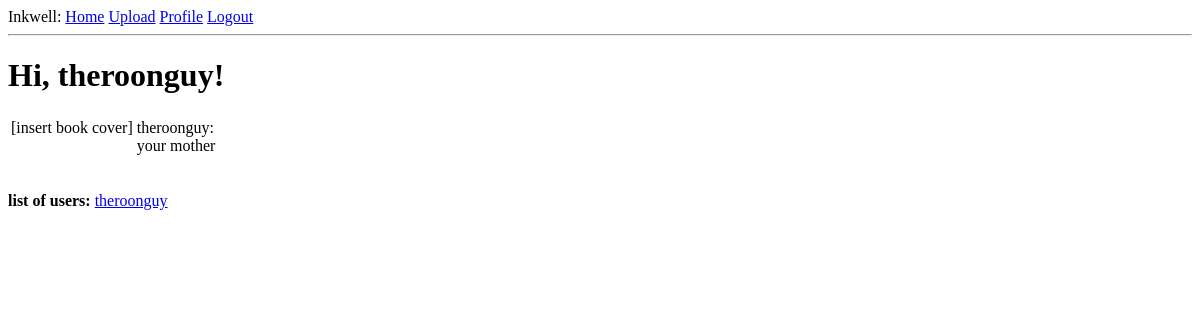
Before: /index (signed in) with the older database file.
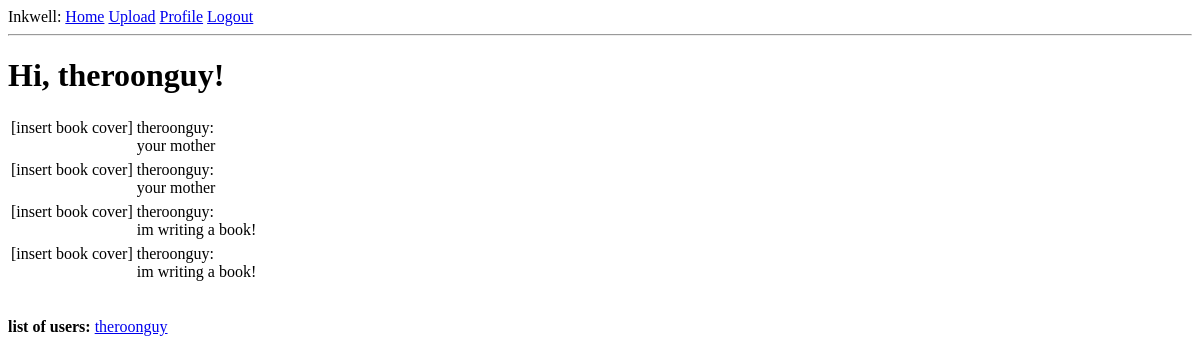
After: the same page with the newer database file.
### app/models.py (models this page shows, shortened)
class User(UserMixin, db.Model):
    user_id = db.Column(db.Integer, primary_key=True)
    username = db.Column(db.String(64), index=True, unique=True)
    firstname = db.Column(db.String(64), nullable=True)
    lastname = db.Column(db.String(64), nullable=True)
    email = db.Column(db.String(120), index=True, unique=True)
    password_hash = db.Column(db.String(128))
    books = db.relationship('Book', backref='author', lazy='dynamic')

class Book(db.Model):
    book_id = db.Column(db.Integer, primary_key=True)
    title = db.Column(db.String(64))
    content = db.Column(db.String(64))
    date_uploaded = db.Column(db.DateTime, index=True, default=datetime.utcnow)
    user_id = db.Column(db.Integer, db.ForeignKey('user.user_id'))

### app/routes.py (the view)
@app.route('/')
@app.route('/index')
@login_required
def index():
    books = Book.query.all()
    users = User.query.all()
    return render_template('index.html', title='Home', books=books, users=users)

### app/models.py (called while the page is built)
@login.user_loader
def load_user(id):
    return User.query.get(int(id))

### app/templates/index.html
{% extends "base.html" %}
{% block content %}
    <h1>Hi, {{ current_user.username }}!</h1>
    {% for book in books %}
        {% include '_book.html' %}
    {% endfor %}
    <br><p><b>list of users:</b>
    {% for user in users %}
        <a href="{{ url_for('user', username=user.username) }}">{{ user.username }}</a>
    {% endfor %}
{% endblock %}

### app/templates/base.html (shortened to what this page needs)
<!doctype html>
<html>
    <head>
    </head>
    <body>
        <div>Inkwell:
            <a href="{{ url_for('index') }}">Home</a>
            <a href="{{ url_for('upload') }}">Upload</a>
            {% if current_user.is_anonymous %}
            <a href="{{ url_for('login') }}">Login</a>
            {% else %}
            <a href="{{ url_for('user', username=current_user.username) }}">Profile</a>
            <a href="{{ url_for('logout') }}">Logout</a>
            {% endif %}
        </div>
        <hr>
        {% block content %}{% endblock %}
    </body>
</html>

### app/templates/_book.html
<table>
    <tr valign="top">
        <td>[insert book cover]</td>
        <td>{{ book.author.username }}: <br>{{ book.content }}</td>
    </tr>
</table>

Changed rows visible on the page:
added Book: author.username "theroonguy", content "your mother"
added Book: author.username "theroonguy", content "im writing a book!"
added Book: author.username "theroonguy", content "im writing a book!"
